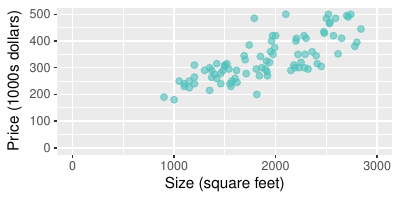

This figure's R source:
# Include libraries
library(ggplot2)
 
# Read data
df = read.csv(file = "./housePrices.csv", header = TRUE)

# Create pdf file
pdf("housePrices.pdf", width=4, height=2)

# Create plot base
#   (source data, labels and axis limits)
base = ggplot(df, aes(x=sqft, y=price)) + 
        labs(x = "Size (square feet)", y = "Price (1000s dollars)") +
        ylim(0, 500) +
        xlim(0, 3000)

# Create and plot fig1 (scatter plot)
fig1 = base +
    geom_point(colour = "#4FC1BB", alpha = 0.6, size = 2)

plot(fig1)

# Create and plot fig2 (add prediction event)
fig2 = fig1 + 
    geom_vline(xintercept=1250, colour = "#FF4D48", linetype="dashed")

plot(fig2)

# Create and plot fig3 (scatter with fit regression line)
fig3 = base + 
    geom_point(colour = "#4FC1BB", alpha = 0.3, size = 2) +
    geom_smooth(method = "lm", se = FALSE, colour = "#4FC1BB") +
    geom_vline(xintercept=1250, colour = "#FF4D48", linetype="dashed") +
    geom_point(x = 1250, y = 250, alpha = 0.8, size = 2, colour = "#FF4D48", shape=4)

plot(fig3)
